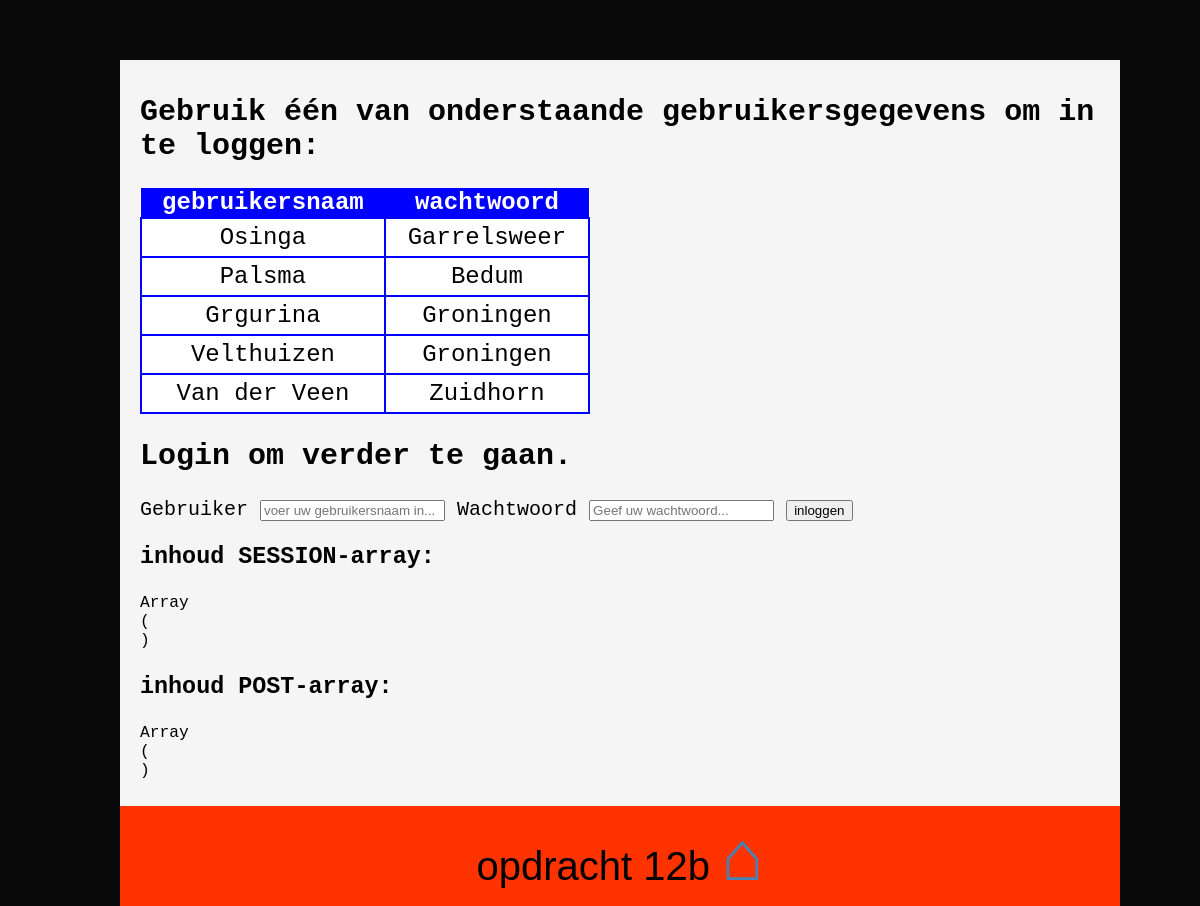
Page /public/PHP/opdracht_12b.php on the committed database.
### tables this page shows
CREATE TABLE IF NOT EXISTS `stations` (
`ws_id` int(2) NOT NULL,
  `plaats` text NOT NULL,
  `beheerder` varchar(32) NOT NULL
);

### public/PHP/opdracht_12b.php (the view, shortened to what this page needs)
<?PHP
include('opdracht_begin.php');
require('database.php');
function toon_tabel($sql,$DBverbinding) {
  $records = mysqli_query($DBverbinding, $sql);
  $record_teller=0;
  while($record = mysqli_fetch_assoc($records)) {
    $lijst[$record_teller]=$record;
    $record_teller++;
  }
  echo '<h2>Gebruik &eacute;&eacute;n van onderstaande gebruikersgegevens om in te loggen:</h2>
        <table style="border-collapse: collapse; width: 450px; background: white; text-align: center; font-size: 1.2em;">
        <tr style="background-color: blue; color: white;"><th>gebruikersnaam</th><th>wachtwoord</th></tr>';
  foreach ($lijst as $record) {
    echo '<tr style="height: 20px;">';
    echo '<td style="border: 2px solid blue; padding: 5px;">'.$record['beheerder'].'</td>';
    echo '<td style="border: 2px solid blue; padding: 5px;">'.$record['plaats'].'</td>';
    echo '</tr>';
    }
  echo '</table>';
}
function toon_formulier() {
  echo '<h2>Login om verder te gaan.</h2>
   <form method="POST" action="">
     <label>Gebruiker</label>
     <input type="text" name="gebruikersnaam" placeholder="voer uw gebruikersnaam in...">
     <label>Wachtwoord</label>
     <input type="password" name="wachtwoord" placeholder="Geef uw wachtwoord...">
     <input type="submit" name="submit" value="inloggen">
   </form>';
}
$database = "weerstations";
$DBverbinding = mysqli_connect($servernaam, $gebruikersnaam, $wachtwoord, $database);
if (isset($_SESSION["user"]) && !isset($_POST['logout'])) {
  echo "<h1 style='color: green;'>Welkom ".$_SESSION["user"]."</h1>";
  toon_logout();
}
else {
  $sql = "SELECT * FROM stations ORDER BY 1 DESC";
  toon_tabel($sql,$DBverbinding);
  toon_formulier();
}
echo "<h3>inhoud SESSION-array:</h3><PRE>";
print_r($_SESSION);
echo "</PRE>";
echo "<h3>inhoud POST-array:</h3><PRE>";
print_r($_POST);
echo "</PRE>";
include('opdracht_eind.php');
?>

### public/PHP/CSS/main.css (style rules this page uses)
body { background-color: #0A0A0A; padding: 0; margin: 0; font-size: 125%; }

### rows in the picture
stations: beheerder "Osinga", plaats "Garrelsweer"
stations: beheerder "Palsma", plaats "Bedum"
stations: beheerder "Grgurina", plaats "Groningen"
stations: beheerder "Velthuizen", plaats "Groningen"
stations: beheerder "Van der Veen", plaats "Zuidhorn"

### other values in the picture
$titel "opdracht 12b"
